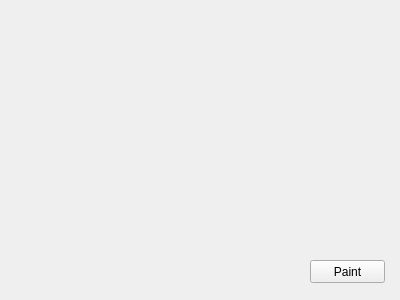
<?xml version="1.0" encoding="UTF-8"?>
<ui version="4.0">
 <class>Form</class>
 <widget class="QWidget" name="Form">
  <property name="geometry">
   <rect>
    <x>0</x>
    <y>0</y>
    <width>400</width>
    <height>300</height>
   </rect>
  </property>
  <property name="windowTitle">
   <string>Git и желтые окружности</string>
  </property>
  <widget class="QPushButton" name="pushButton">
   <property name="geometry">
    <rect>
     <x>310</x>
     <y>260</y>
     <width>75</width>
     <height>23</height>
    </rect>
   </property>
   <property name="text">
    <string>Paint</string>
   </property>
  </widget>
 </widget>
 <resources/>
 <connections/>
</ui>
